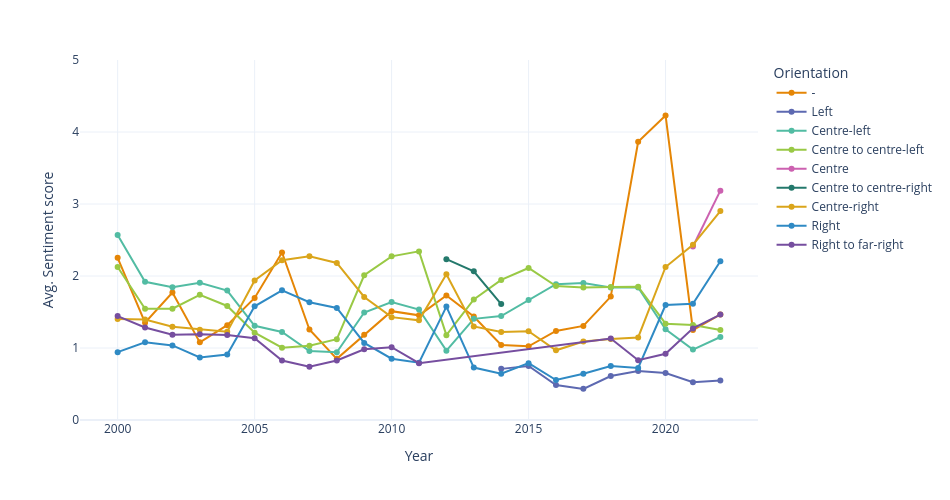

Notebook source saved alongside this figure:
### Markdown cell above
Distribution of Sentiment scores by Party Orientation

Most orientations gravitate heavily towards negative sentiment (Median: Left - 0.16, Right to far-right - 0.38, Right - 0.37, Parties without orientation information ("-", which consists of NeP, NP, IMNS and additionally, Lipa) - 0.58, Centre-left - 0.74), while Centre to centre-left and Centre show (much) more distributed values and higher medians (Centre to centre-right: 1.70, Centre: 3.42, which is also the highest median among orientation categories).

### Code cell
#Political orientation x Sentiment scores (across years)
# Plot sample trends per "Month", use "Year" for better full dataset visualisations


status_term = df.groupby(["Party_orientation", "Year"]).agg({"Senti_n":"mean"}).reset_index()
status_term

fig=px.line(status_term, x="Year", y="Senti_n", color="Party_orientation", category_orders={"Party_orientation":["-", "Left", "Centre-left", "Centre to centre-left", "Centre", "Centre to centre-right", "Centre-right", "Right", "Right to far-right"]}, markers=True, 
            color_discrete_sequence=px.colors.qualitative.Vivid)
fig.update_layout(
    height=500,  
    width=950,
    yaxis=dict(range=[0, 5]),

    yaxis_title='Avg. Sentiment score',
    legend_title='Orientation',
    template='plotly_white',
)


fig.show()

### Figure 1 — Plotly figure (JSON) as saved in the notebook; plotly's stock layout.template omitted (floating-point values rounded to 4 significant figures)
{"data": [{"hovertemplate": "Party_orientation=-<br>Year=%{x}<br>Senti_n=%{y}<extra></extra>", "legendgroup": "-", "line": {"color": "rgb(229, 134, 6)", "dash": "solid"}, "marker": {"symbol": "circle"}, "mode": "lines+markers", "name": "-", "orientation": "v", "showlegend": true, "type": "scatter", "x": [2000, 2001, 2002, 2003, 2004, 2005, 2006, 2007, 2008, 2009, 2010, 2011, 2012, 2013, 2014, 2015, 2016, 2017, 2018, 2019, 2020, 2021, 2022], "xaxis": "x", "y": [2.252, 1.352, 1.77, 1.078, 1.317, 1.694, 2.327, 1.256, 0.8499, 1.184, 1.511, 1.454, 1.73, 1.436, 1.043, 1.023, 1.237, 1.307, 1.714, 3.864, 4.229, 1.249, 1.465], "yaxis": "y"}, {"hovertemplate": "Party_orientation=Left<br>Year=%{x}<br>Senti_n=%{y}<extra></extra>", "legendgroup": "Left", "line": {"color": "rgb(93, 105, 177)", "dash": "solid"}, "marker": {"symbol": "circle"}, "mode": "lines+markers", "name": "Left", "orientation": "v", "showlegend": true, "type": "scatter", "x": [2014, 2015, 2016, 2017, 2018, 2019, 2020, 2021, 2022], "xaxis": "x", "y": [0.7101, 0.7501, 0.4852, 0.4324, 0.6112, 0.6806, 0.6535, 0.526, 0.5478], "yaxis": "y"}, {"hovertemplate": "Party_orientation=Centre-left<br>Year=%{x}<br>Senti_n=%{y}<extra></extra>", "legendgroup": "Centre-left", "line": {"color": "rgb(82, 188, 163)", "dash": "solid"}, "marker": {"symbol": "circle"}, "mode": "lines+markers", "name": "Centre-left", "orientation": "v", "showlegend": true, "type": "scatter", "x": [2000, 2001, 2002, 2003, 2004, 2005, 2006, 2007, 2008, 2009, 2010, 2011, 2012, 2013, 2014, 2015, 2016, 2017, 2018, 2019, 2020, 2021, 2022], "xaxis": "x", "y": [2.569, 1.92, 1.844, 1.907, 1.798, 1.308, 1.223, 0.9576, 0.941, 1.493, 1.639, 1.534, 0.9635, 1.405, 1.444, 1.667, 1.886, 1.904, 1.839, 1.841, 1.259, 0.9786, 1.153], "yaxis": "y"}, {"hovertemplate": "Party_orientation=Centre to centre-left<br>Year=%{x}<br>Senti_n=%{y}<extra></extra>", "legendgroup": "Centre to centre-left", "line": {"color": "rgb(153, 201, 69)", "dash": "solid"}, "marker": {"symbol": "circle"}, "mode": "lines+markers", "name": "Centre to centre-left", "orientation": "v", "showlegend": true, "type": "scatter", "x": [2000, 2001, 2002, 2003, 2004, 2005, 2006, 2007, 2008, 2009, 2010, 2011, 2012, 2013, 2014, 2015, 2016, 2017, 2018, 2019, 2020, 2021, 2022], "xaxis": "x", "y": [2.125, 1.545, 1.546, 1.739, 1.584, 1.213, 1.004, 1.03, 1.122, 2.011, 2.273, 2.342, 1.178, 1.675, 1.946, 2.112, 1.861, 1.84, 1.847, 1.851, 1.338, 1.32, 1.25], "yaxis": "y"}, {"hovertemplate": "Party_orientation=Centre<br>Year=%{x}<br>Senti_n=%{y}<extra></extra>", "legendgroup": "Centre", "line": {"color": "rgb(204, 97, 176)", "dash": "solid"}, "marker": {"symbol": "circle"}, "mode": "lines+markers", "name": "Centre", "orientation": "v", "showlegend": true, "type": "scatter", "x": [2021, 2022], "xaxis": "x", "y": [2.41, 3.185], "yaxis": "y"}, {"hovertemplate": "Party_orientation=Centre to centre-right<br>Year=%{x}<br>Senti_n=%{y}<extra></extra>", "legendgroup": "Centre to centre-right", "line": {"color": "rgb(36, 121, 108)", "dash": "solid"}, "marker": {"symbol": "circle"}, "mode": "lines+markers", "name": "Centre to centre-right", "orientation": "v", "showlegend": true, "type": "scatter", "x": [2012, 2013, 2014], "xaxis": "x", "y": [2.233, 2.066, 1.611], "yaxis": "y"}, {"hovertemplate": "Party_orientation=Centre-right<br>Year=%{x}<br>Senti_n=%{y}<extra></extra>", "legendgroup": "Centre-right", "line": {"color": "rgb(218, 165, 27)", "dash": "solid"}, "marker": {"symbol": "circle"}, "mode": "lines+markers", "name": "Centre-right", "orientation": "v", "showlegend": true, "type": "scatter", "x": [2000, 2001, 2002, 2003, 2004, 2005, 2006, 2007, 2008, 2009, 2010, 2011, 2012, 2013, 2014, 2015, 2016, 2017, 2018, 2019, 2020, 2021, 2022], "xaxis": "x", "y": [1.404, 1.397, 1.294, 1.255, 1.226, 1.938, 2.22, 2.273, 2.181, 1.709, 1.429, 1.384, 2.024, 1.299, 1.223, 1.234, 0.9684, 1.09, 1.126, 1.147, 2.125, 2.433, 2.903], "yaxis": "y"}, {"hovertemplate": "Party_orientation=Right<br>Year=%{x}<br>Senti_n=%{y}<extra></extra>", "legendgroup": "Right", "line": {"color": "rgb(47, 138, 196)", "dash": "solid"}, "marker": {"symbol": "circle"}, "mode": "lines+markers", "name": "Right", "orientation": "v", "showlegend": true, "type": "scatter", "x": [2000, 2001, 2002, 2003, 2004, 2005, 2006, 2007, 2008, 2009, 2010, 2011, 2012, 2013, 2014, 2015, 2016, 2017, 2018, 2019, 2020, 2021, 2022], "xaxis": "x", "y": [0.9426, 1.08, 1.036, 0.8689, 0.9094, 1.58, 1.802, 1.637, 1.556, 1.071, 0.8512, 0.7965, 1.575, 0.7278, 0.6425, 0.7895, 0.5548, 0.6417, 0.7485, 0.7235, 1.597, 1.615, 2.204], "yaxis": "y"}, {"hovertemplate": "Party_orientation=Right to far-right<br>Year=%{x}<br>Senti_n=%{y}<extra></extra>", "legendgroup": "Right to far-right", "line": {"color": "rgb(118, 78, 159)", "dash": "solid"}, "marker": {"symbol": "circle"}, "mode": "lines+markers", "name": "Right to far-right", "orientation": "v", "showlegend": true, "type": "scatter", "x": [2000, 2001, 2002, 2003, 2004, 2005, 2006, 2007, 2008, 2009, 2010, 2011, 2018, 2019, 2020, 2021, 2022], "xaxis": "x", "y": [1.444, 1.285, 1.185, 1.19, 1.181, 1.135, 0.8269, 0.741, 0.8259, 0.9828, 1.01, 0.789, 1.131, 0.8293, 0.9193, 1.272, 1.464], "yaxis": "y"}], "layout": {"height": 500, "legend": {"title": {"text": "Orientation"}, "tracegroupgap": 0}, "margin": {"t": 60}, "width": 950, "xaxis": {"anchor": "y", "domain": [0, 1], "title": {"text": "Year"}}, "yaxis": {"anchor": "x", "domain": [0, 1], "range": [0, 5], "title": {"text": "Avg. Sentiment score"}}}}
